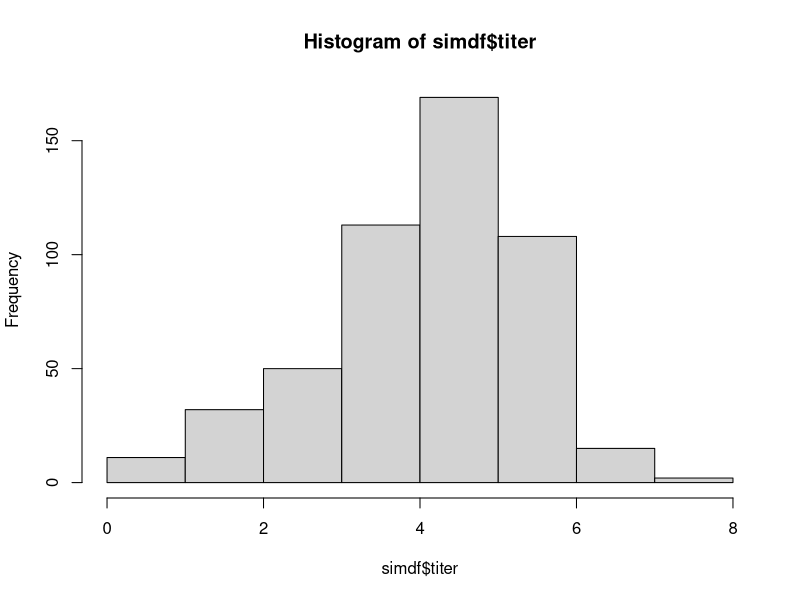

Source code (R): (Note: this script raises an error after producing the figure.)
rm(list=ls())

# params
N <- 500
mu0 <- 2
mu1 <- 2.5
sd0 <- 0.7
sd1 <- 0.9
lam <- 0.07

# age 
age <- floor(runif(N, 0,90))
ageG <- cut(age, c(-Inf,9,19,29,39,49,59,69,79,Inf))


# simulate
simdf <- data.frame(age=age, age_group=ageG, status=NA, titer=NA)
for(i in 1:nrow(simdf)){
  
  simdf$status[i] <- rbinom(1, 1, prob=1-exp(-lam*simdf$age[i]))
  
  if(simdf$status[i]==0){
    
    simdf$titer[i] <- rnorm(1, mu0, sd0)
    
  }else{
    
    simdf$titer[i] <- rnorm(1, mu0+mu1, sd1)
    
  }
  
  
}

hist(simdf$titer)
ggplot(simdf, aes(titer))+ geom_histogram()
ggplot(simdf, aes(age, titer))+ geom_point()

# save output
output <- list(simdf=simdf[,c("age_group","titer")],
               truepars=data.frame(lam=lam,
                                   mu0=mu0,
                                   mu1=mu1,
                                   sd0=sd0,
                                   sd1=sd1))

setwd("C:/Users/megan/Documents/GitHub/MixCat/data")
saveRDS(output, "SimulatedData.RDS")
